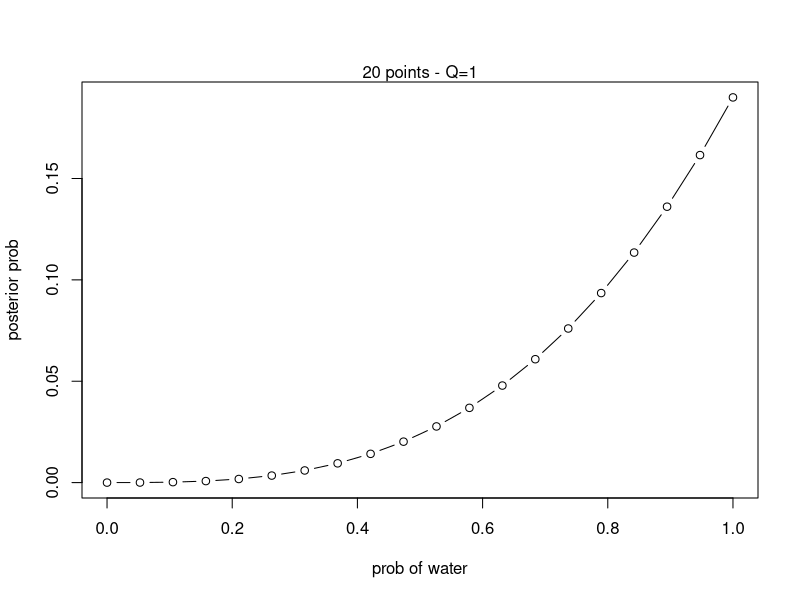
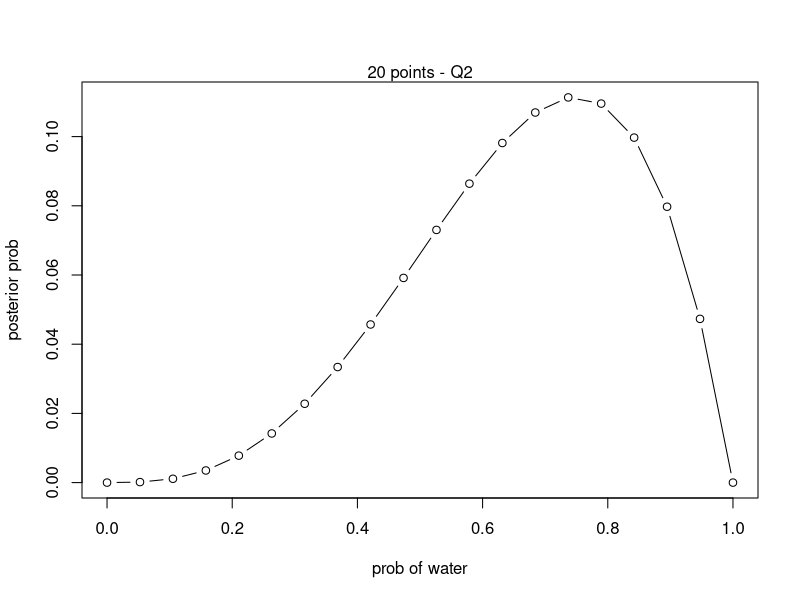
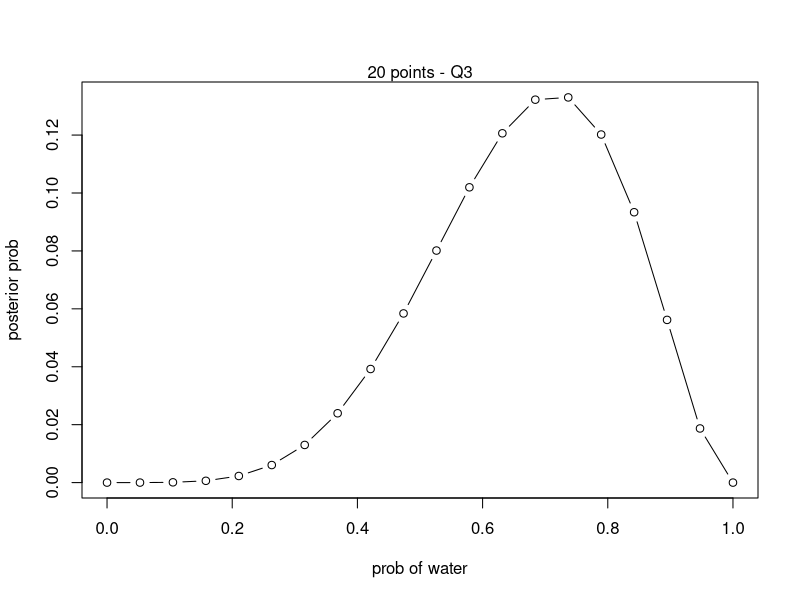

Write the R code that produced these figures, in order.
##### 2M1 #####
#Q1
# define w and l
w = 3
l = 0

# define grid (0 to 1 with 20 steps)
p_grid <- seq(0, 1, length.out=20)

# Prior of 1 20 times
prior <- rep(1,20)

# compute likelihood at each value in p_grid
likelihood <- dbinom(w, size=w+l, prob=p_grid)

# compute produce of likelihood and prior
unstd.posterior <- likelihood * prior

# standardize the posterior so it sums to one
posterior <- unstd.posterior / sum(unstd.posterior)

#make the plot
plot(p_grid, posterior, type='b', xlab="prob of water", ylab="posterior prob")
mtext("20 points - Q=1")

#Q2
# define w and l
w = 3
l = 1

# define grid (0 to 1 with 20 steps)
p_grid <- seq(0, 1, length.out=20)

# Prior of 1 20 times
prior <- rep(1,20)

# compute likelihood at each value in p_grid
likelihood <- dbinom(w, size=w+l, prob=p_grid)

# compute produce of likelihood and prior
unstd.posterior <- likelihood * prior

# standardize the posterior so it sums to one
posterior <- unstd.posterior / sum(unstd.posterior)

#make the plot
plot(p_grid, posterior, type='b', xlab="prob of water", ylab="posterior prob")
mtext("20 points - Q2")

#Q2
# define w and l
w = 5
l = 2

# define grid (0 to 1 with 20 steps)
p_grid <- seq(0, 1, length.out=20)

# Prior of 1 20 times
prior <- rep(1,20)

# compute likelihood at each value in p_grid
likelihood <- dbinom(w, size=w+l, prob=p_grid)

# compute produce of likelihood and prior
unstd.posterior <- likelihood * prior

# standardize the posterior so it sums to one
posterior <- unstd.posterior / sum(unstd.posterior)

#make the plot
plot(p_grid, posterior, type='b', xlab="prob of water", ylab="posterior prob")
mtext("20 points - Q3")